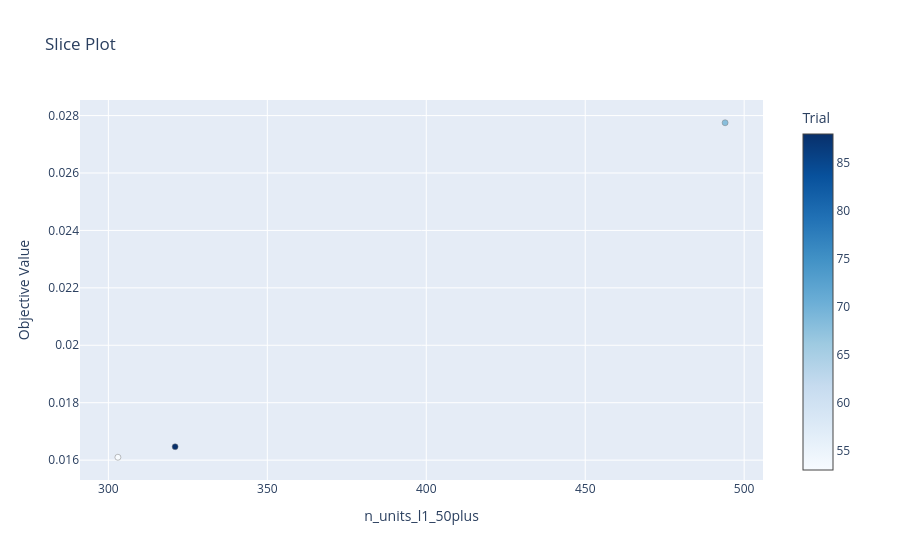

Notebook code cell kept with this figure:
### Code cell
optuna.visualization.plot_slice(study, params = ['n_units_l1_50plus']).show()

### Figure 1 — Plotly figure (JSON) as saved in the notebook; plotly's stock layout.template omitted (floating-point values rounded to 4 significant figures)
{"data": [{"marker": {"color": [53, 68, 88], "colorbar": {"title": {"text": "Trial"}, "x": 1, "xpad": 40}, "colorscale": [[0, "rgb(247,251,255)"], [0.125, "rgb(222,235,247)"], [0.25, "rgb(198,219,239)"], [0.375, "rgb(158,202,225)"], [0.5, "rgb(107,174,214)"], [0.625, "rgb(66,146,198)"], [0.75, "rgb(33,113,181)"], [0.875, "rgb(8,81,156)"], [1, "rgb(8,48,107)"]], "line": {"color": "Grey", "width": 0.5}}, "mode": "markers", "name": "Feasible Trial", "showlegend": false, "type": "scatter", "x": [303, 494, 321], "y": [0.0161, 0.02775, 0.01647]}], "layout": {"title": {"text": "Slice Plot"}, "xaxis": {"title": {"text": "n_units_l1_50plus"}}, "yaxis": {"title": {"text": "Objective Value"}}}}
